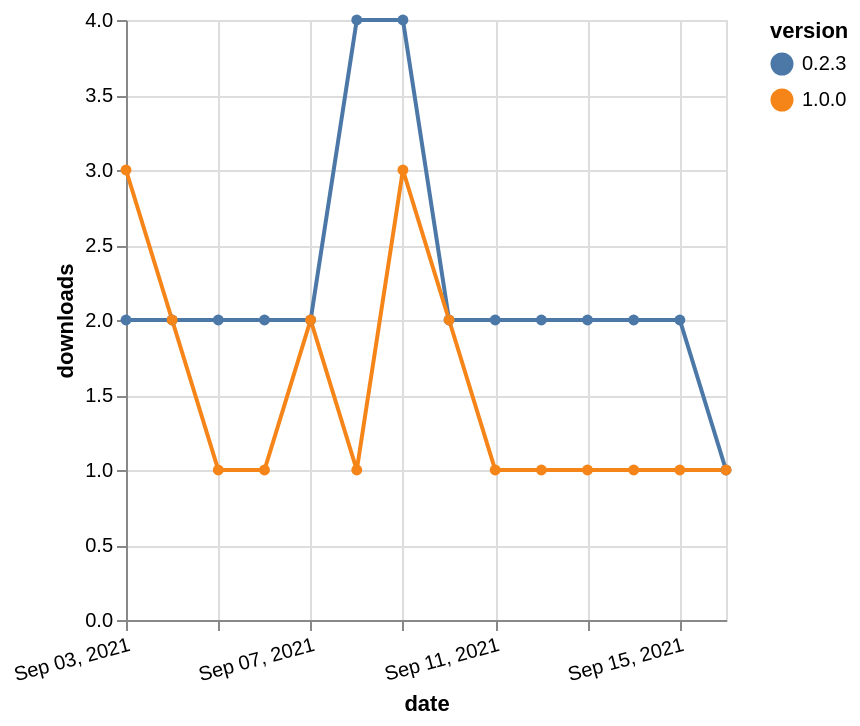

Write the Vega-Lite specification saved for this chart.
### Vega-Lite specification from a JSON file in a GitHub repository (floating-point values rounded to 4 significant figures)
{"$schema": "https://vega.github.io/schema/vega-lite/v5.json", "description": "A simple bar chart with embedded data.", "data": {"values": [{"date": "2021-09-03", "total": 2808, "delta": 2, "version": "0.2.3"}, {"date": "2021-09-04", "total": 2810, "delta": 2, "version": "0.2.3"}, {"date": "2021-09-05", "total": 2812, "delta": 2, "version": "0.2.3"}, {"date": "2021-09-06", "total": 2814, "delta": 2, "version": "0.2.3"}, {"date": "2021-09-07", "total": 2816, "delta": 2, "version": "0.2.3"}, {"date": "2021-09-08", "total": 2820, "delta": 4, "version": "0.2.3"}, {"date": "2021-09-09", "total": 2824, "delta": 4, "version": "0.2.3"}, {"date": "2021-09-10", "total": 2826, "delta": 2, "version": "0.2.3"}, {"date": "2021-09-11", "total": 2828, "delta": 2, "version": "0.2.3"}, {"date": "2021-09-12", "total": 2830, "delta": 2, "version": "0.2.3"}, {"date": "2021-09-13", "total": 2832, "delta": 2, "version": "0.2.3"}, {"date": "2021-09-14", "total": 2834, "delta": 2, "version": "0.2.3"}, {"date": "2021-09-15", "total": 2836, "delta": 2, "version": "0.2.3"}, {"date": "2021-09-16", "total": 2837, "delta": 1, "version": "0.2.3"}, {"date": "2021-09-03", "total": 519, "delta": 3, "version": "1.0.0"}, {"date": "2021-09-04", "total": 521, "delta": 2, "version": "1.0.0"}, {"date": "2021-09-05", "total": 522, "delta": 1, "version": "1.0.0"}, {"date": "2021-09-06", "total": 523, "delta": 1, "version": "1.0.0"}, {"date": "2021-09-07", "total": 525, "delta": 2, "version": "1.0.0"}, {"date": "2021-09-08", "total": 526, "delta": 1, "version": "1.0.0"}, {"date": "2021-09-09", "total": 529, "delta": 3, "version": "1.0.0"}, {"date": "2021-09-10", "total": 531, "delta": 2, "version": "1.0.0"}, {"date": "2021-09-11", "total": 532, "delta": 1, "version": "1.0.0"}, {"date": "2021-09-12", "total": 533, "delta": 1, "version": "1.0.0"}, {"date": "2021-09-13", "total": 534, "delta": 1, "version": "1.0.0"}, {"date": "2021-09-14", "total": 535, "delta": 1, "version": "1.0.0"}, {"date": "2021-09-15", "total": 536, "delta": 1, "version": "1.0.0"}, {"date": "2021-09-16", "total": 537, "delta": 1, "version": "1.0.0"}]}, "width": "container", "mark": {"type": "line", "point": {"filled": true}}, "encoding": {"x": {"field": "date", "type": "temporal", "timeUnit": "yearmonthdate", "title": "date", "axis": {"labelAngle": -15}}, "y": {"field": "delta", "type": "quantitative", "title": "downloads"}, "color": {"field": "version", "type": "nominal"}, "tooltip": {"field": "delta"}}}
